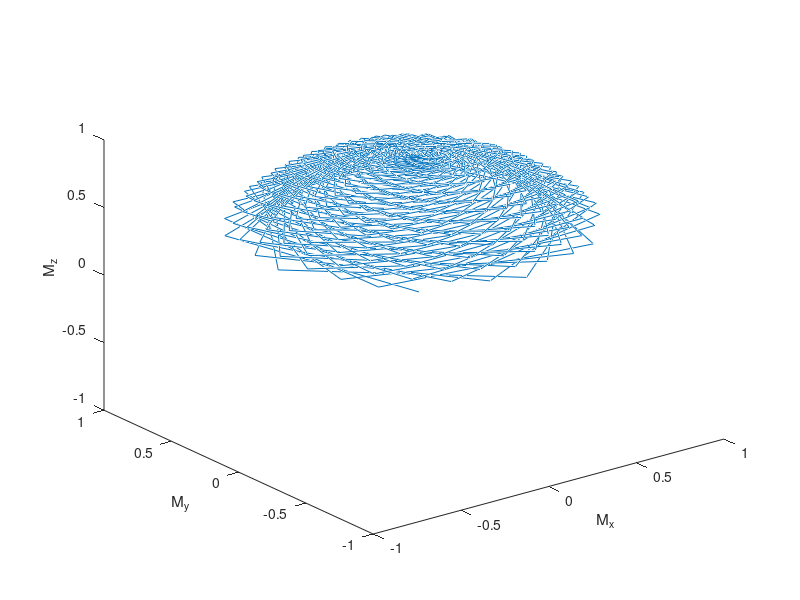

Recreate this plot in MATLAB. (Note: this script raises an error after producing the figure.)
clear;
close all;

    gamma = 2 * pi * 42.58e6; %rad/(s*T)
    T1 = 300e-3; %縦緩和時間;    %s
    T2 = 150e-3; %横緩和時間;    %s
    B0 = 0.3; %静磁場         %T
    b_x0 = 1e-5; %B1のt=0でのx成分 %T
    b_y0 = 0; %B1のt=0でのy成分 %T
    omega_0 = gamma * B0;%一次回転座標の角周波数(B1の角周波数)

    %M_hは斉時解(ベクトル)
    %M_sは特解(ベクトル)
    M_inf = 1;%熱平衡状態でのM_zの値(スカラー)
    timesize =  4e-4;
    h =1e-6; %stepのこと
    i = 1;

    M_x = zeros(1,int8(timesize/h)); %ここ要相談
    M_y = zeros(1,int8(timesize/h));
    M_z = zeros(1,int8(timesize/h));

    R1 = 2*pi/T1; %rad
    R2 = 2*pi/T2; %rad

    omega_x = gamma * b_x0;
    omega_y = gamma * b_y0;
    omega_z = gamma * B0;
    d_omega = omega_0 - omega_z;

    M_a = [0; 0; R1*M_inf];
    M_i = [0; 0; 1]; %磁化の初期値(ベクトル)

    I = eye(3);

    MA = [-R2, -d_omega, -omega_y;...
        d_omega, -R2, omega_x;...
        omega_y, -omega_x, -R1];

    M_s = -inv(MA) * M_a;
    for t = 0:h:timesize
      M = expm(MA * t) * M_i + (I - expm(MA * t)) * M_s;
      Mc1 = [cos(omega_0*t), sin(omega_0*t), 0;...
             -sin(omega_0*t), cos(omega_0*t), 0;...
             0, 0, 1];  %Mateix for basis conversion
      M_la = Mc1 * M;
      %Mc1 = [cos(omega_0*t), -sin(omega_0*t), 0;...
      %       sin(omega_0*t), cos(omega_0*t), 0;...
      %       0, 0, 1];
      %M = inv(Mc1) * M;
      M_x(i) = M_la(1,1);
      M_y(i) = M_la(2,1);
      M_z(i) = M_la(3,1);
      i = i + 1;
    end
%-------------------------------------------------------------------------------
%描写部分
%-------------------------------------------------------------------------------
    figure;
    plot3(M_x,M_y,M_z);
    xlabel('M_x');
    ylabel('M_y');
    zlabel('M_z');
    xlim([-1,1]);
    ylim([-1,1]);
    zlim([-1,1]);
    ax = gca;
    ax.FontName = 'Times New Roman';
    ax.FontSize = 16;
    grid on;
    grid minor;
